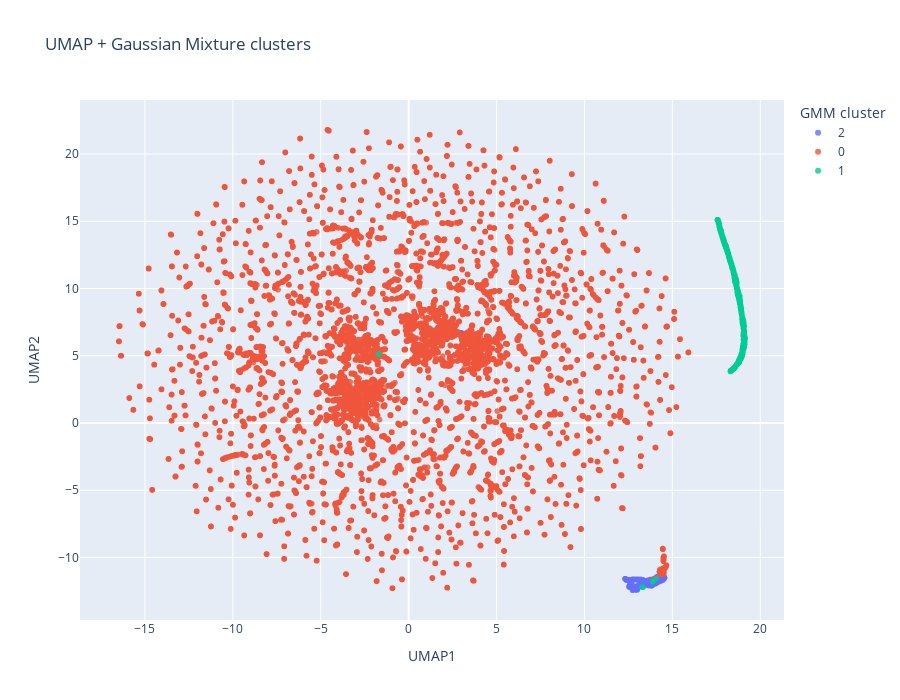

Notebook code for this chart:
### Code cell
import plotly.express as px

df_vis = df.copy()
df_vis['UMAP1'] = X_umap[:, 0]
df_vis['UMAP2'] = X_umap[:, 1]
df_vis['gmm_cluster'] = gmm_labels.astype(str)

fig = px.scatter(
    df_vis,
    x='UMAP1',
    y='UMAP2',
    color='gmm_cluster',
    hover_data=['is_attack'],
    title="UMAP + Gaussian Mixture clusters",
    width=900,
    height=700
)

fig.update_traces(marker=dict(size=6, opacity=0.8))
fig.update_layout(legend_title_text='GMM cluster')

fig.show()

### Figure 1 — Plotly figure (JSON) as saved in the notebook; plotly's stock layout.template omitted (floating-point values rounded to 4 significant figures; data arrays with more than 128 entries replaced by an {"elided": "..."} marker saying what was removed)
{"data": [{"customdata": {"elided": "586x1 float values"}, "hovertemplate": "gmm_cluster=2<br>UMAP1=%{x}<br>UMAP2=%{y}<br>is_attack=%{customdata[0]}<extra></extra>", "legendgroup": "2", "marker": {"color": "#636efa", "opacity": 0.8, "size": 6, "symbol": "circle"}, "mode": "markers", "name": "2", "showlegend": true, "type": "scattergl", "x": {"elided": "586 float values"}, "xaxis": "x", "y": {"elided": "586 float values"}, "yaxis": "y"}, {"customdata": {"elided": "21889x1 float values"}, "hovertemplate": "gmm_cluster=0<br>UMAP1=%{x}<br>UMAP2=%{y}<br>is_attack=%{customdata[0]}<extra></extra>", "legendgroup": "0", "marker": {"color": "#EF553B", "opacity": 0.8, "size": 6, "symbol": "circle"}, "mode": "markers", "name": "0", "showlegend": true, "type": "scattergl", "x": {"elided": "21889 float values"}, "xaxis": "x", "y": {"elided": "21889 float values"}, "yaxis": "y"}, {"customdata": {"elided": "1530x1 float values"}, "hovertemplate": "gmm_cluster=1<br>UMAP1=%{x}<br>UMAP2=%{y}<br>is_attack=%{customdata[0]}<extra></extra>", "legendgroup": "1", "marker": {"color": "#00cc96", "opacity": 0.8, "size": 6, "symbol": "circle"}, "mode": "markers", "name": "1", "showlegend": true, "type": "scattergl", "x": {"elided": "1530 float values"}, "xaxis": "x", "y": {"elided": "1530 float values"}, "yaxis": "y"}], "layout": {"height": 700, "legend": {"title": {"text": "GMM cluster"}, "tracegroupgap": 0}, "title": {"text": "UMAP + Gaussian Mixture clusters"}, "width": 900, "xaxis": {"anchor": "y", "domain": [0, 1], "title": {"text": "UMAP1"}}, "yaxis": {"anchor": "x", "domain": [0, 1], "title": {"text": "UMAP2"}}}}
